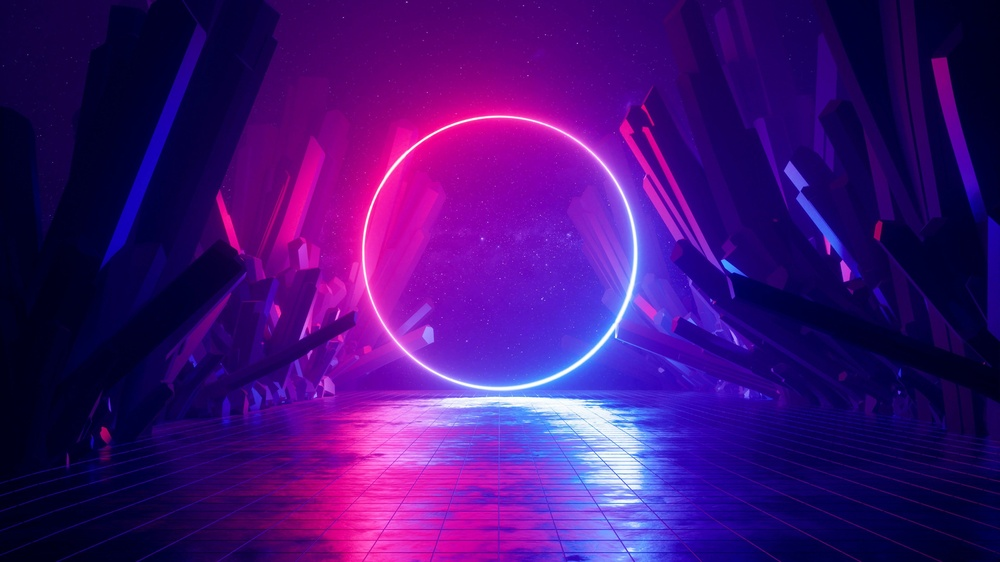
#> input picture 4k.jpg, 1000 x 562 px, shrunk from 3840 x 2160 before the run
$ python ReorgPixels.py
#> lines starting #> are read from the running program, lines starting #| are printed output that depends on the picture
# Hacer un programa que tome los pixeles de una imagen y los
# ordene segun cierto parametro
from PIL import Image
from numpy import sort

im = Image.open('4k.jpg')                   #Cargar la imagen y determinar ciertos parametros
#> im is the input picture: PIL image 1000x562 RGB; mean R, G, B 66.9, 15.3, 119.1
imrgb = im.convert("RGB")                   #Como la altura, ancho y otras variables/constantes
mapapixel = imrgb.load()
width = imrgb.width
#> width = 1000
height = imrgb.height
#> height = 562
temp = ()
pixels = []
todospixels = []


for i in range(0, int(height)):
    for j in range(0, int(width)):          #Conseguir cada valor de RGB de cada pixel
        temp = imrgb.getpixel((j ,i))
        pixels += [x for x in temp]
#> after the loop, pixels = 1686000 items


for i in range(0, len(pixels) - 2, 3):
    nuevopixel = []
    nuevopixel.append(pixels[i+0])          #Separar cada valor RGB como item en una lista
    nuevopixel.append(pixels[i+1])          #Y agregarlo a otra lista como lista de listas
    nuevopixel.append(pixels[i+2])
    todospixels.append(nuevopixel)
#> this loop made 562000 passes
#> i on passes 2 to 4: 3, 6, 9
#> after the loop, todospixels = 562000 items

todospixels = sorted(todospixels)      #Ordena los pixeles segun brillosidad (promedio de rgb)
todospixels = todospixels[::-1]

for y in range(0, int(height)):
    for x in range(0, int(width)):                                  #Reasignar los valores de cada pixel
        mapapixel[x, y] = tuple(todospixels[x + y * width])         #Para producir la nueva imagen ordenada

imrgb.show()
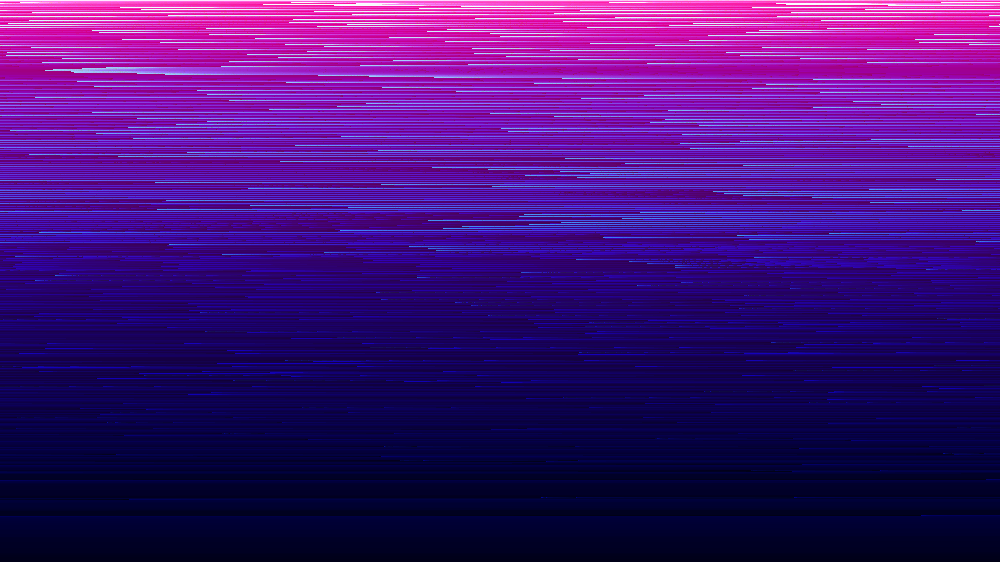
#> shown: PIL image 1000x562 RGB; mean R, G, B 66.9, 15.3, 119.1
